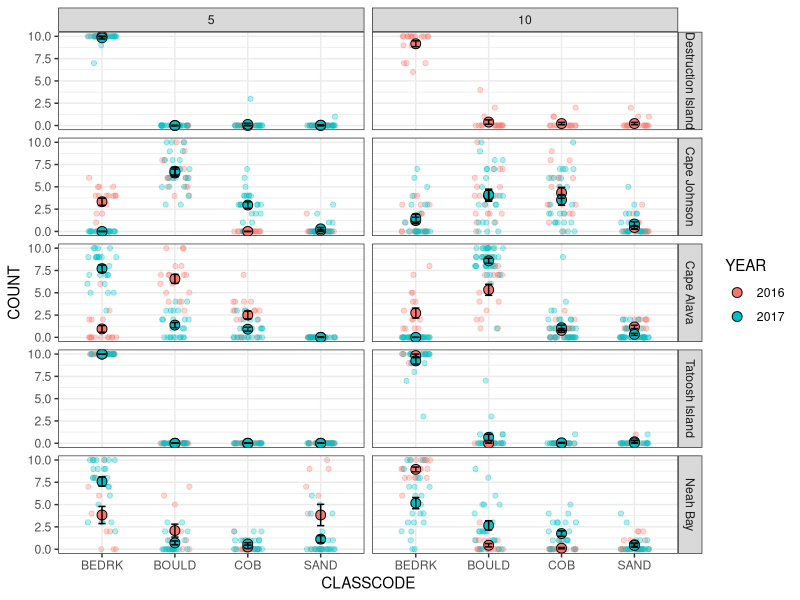
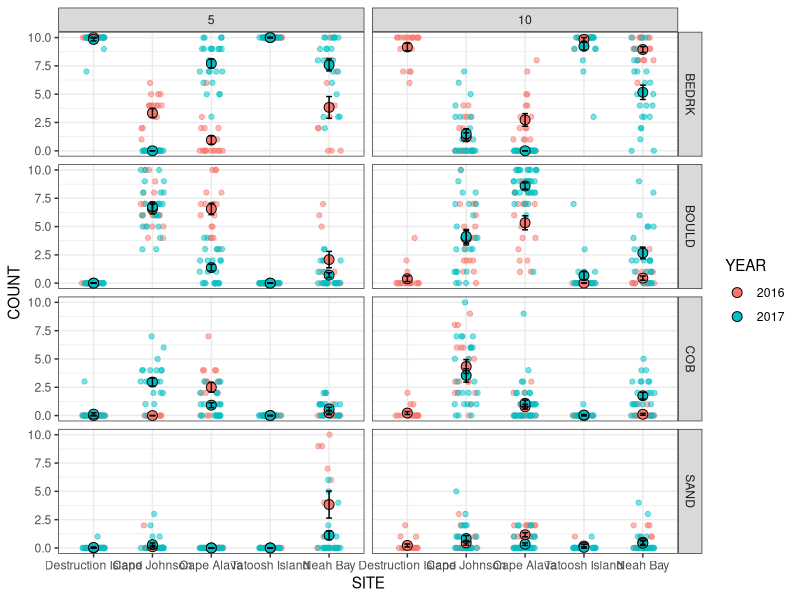
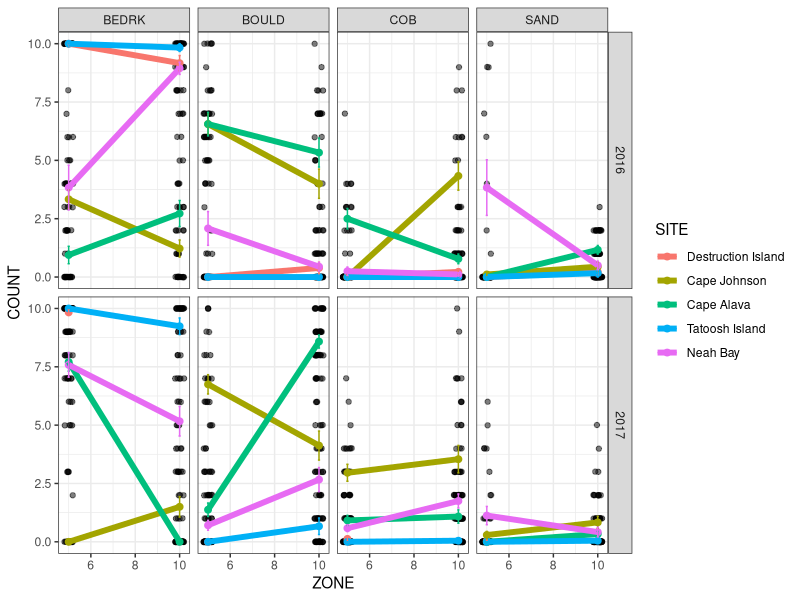
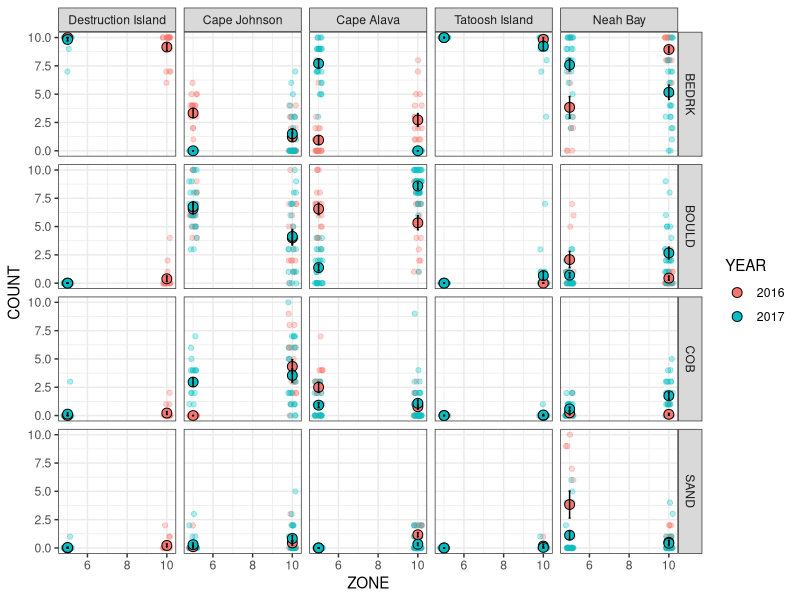

Here is the R script that generated these plots, in order:
#### Analysis of the UPC for the OCNMS survey region.

# Libraries
library(dplyr)
library(ggplot2)
library(viridis)
library(reshape2)

base.dir <- "/Users/ole.shelton/GitHub/OCNMS"
data.dir <- paste0(base.dir,"/Data/CSV_2015_on")
setwd(data.dir)

#dat.2015 <- read.csv("2015_OCNMSDataComplete_standardized_122116.csv")
dat.2016.on.upc <- read.csv("NWFSC_UPC_ALLYEARS_data_2017.csv")
substrate.codes <- read.csv("substrate_codes.csv")
  
substrate <- dat.2016.on.upc %>% filter(CATEGORY=="SUBSTRATE")
relief <- dat.2016.on.upc %>% filter(CATEGORY=="RELIEF")
cover <- dat.2016.on.upc %>% filter(CATEGORY=="COVER")

 
### Analyze Substrate
  # fix data entry issues
  substrate$CLASSCODE[substrate$CLASSCODE=="sand"] <- "SAND"

  # Pad with zero observations
  cat <- data.frame(merge(unique(substrate$SITE),unique(substrate$CLASSCODE))); colnames(cat) <- c("SITE","CLASSCODE")
  dat.sub <- substrate %>% group_by(YEAR,SITE,SEGMENT,TRANSECT,SIDE,ZONE,OBSERVER) %>% summarise(a=length(SEGMENT)) %>% 
          full_join(.,cat,by="SITE") %>% dplyr::select(-a) %>% left_join(.,substrate)
  dat.sub$COUNT[is.na(dat.sub$COUNT)==T] <- 0
  
  dat.sub$SITE <- factor(dat.sub$SITE,
               levels=c("Destruction Island","Cape Johnson","Cape Alava","Tatoosh Island","Neah Bay"))
  dat.sub$YEAR <- as.factor(dat.sub$YEAR)
  
  sub.summary <- dat.sub %>% group_by(YEAR,SITE,ZONE,CLASSCODE) %>% dplyr::summarise(Mean=mean(COUNT),SD=sd(COUNT),N=length(COUNT),SE=SD/sqrt(N))
  sub.summary$YEAR <- as.factor(sub.summary$YEAR)

  #### END BASIC SUMMARIES.
  
  sub.plot <- ggplot() +
      geom_jitter(data=dat.sub,aes(y=COUNT,x=CLASSCODE,color=YEAR),width=0.2,height=0.01,alpha=0.3 )+
      geom_point(data=sub.summary,aes(y=Mean,x=CLASSCODE,fill=YEAR),color="black",size=3,shape=21)+
      geom_errorbar(data=sub.summary,
                  aes(ymin=Mean-SE-1e-10,ymax=Mean+SE,x=CLASSCODE),width=0.1)  +
      facet_grid(SITE~ZONE) +
      theme_bw()
  sub.plot

  sub.plot.site <- ggplot() +
    geom_jitter(data=dat.sub,aes(y=COUNT,x=SITE,color=YEAR),width=0.2,height=0.01,alpha=0.5 )+
    geom_point(data=sub.summary,aes(y=Mean,x=SITE,fill=YEAR),color="black",size=3,shape=21)+
    geom_errorbar(data=sub.summary,
                  aes(ymin=Mean-SE-1e-10,ymax=Mean+SE,x=SITE),width=0.1)  +
    facet_grid(CLASSCODE~ZONE) +
    theme_bw()
  sub.plot.site
  
  sub.plot.zone1 <- ggplot() +
    geom_jitter(data=dat.sub,aes(y=COUNT,x=ZONE),width=0.2,height=0.01,alpha=0.5 )+
    geom_point(data=sub.summary,aes(y=Mean,x=ZONE,color=SITE),size=2)+
    geom_line(data=sub.summary,aes(y=Mean,x=ZONE,color=SITE),size=2)+
    geom_errorbar(data=sub.summary,
                  aes(ymin=Mean-SE-1e-10,ymax=Mean+SE,x=ZONE,color=SITE),width=0.1)  +
    facet_grid(YEAR~CLASSCODE) +
    theme_bw()
  sub.plot.zone1
  
  sub.plot.zone2 <- ggplot() +
    geom_jitter(data=dat.sub,aes(y=COUNT,x=ZONE,color=YEAR),width=0.2,height=0.01,alpha=0.3 )+
    geom_point(data=sub.summary,aes(y=Mean,x=ZONE,fill=YEAR),size=3,shape=21,color="black")+
    #geom_line(data=sub.summary,aes(y=Mean,x=ZONE),size=2)+
    geom_errorbar(data=sub.summary,
                  aes(ymin=Mean-SE-1e-10,ymax=Mean+SE,x=ZONE,fill=YEAR),color="black",width=0.1)  +
    facet_grid(CLASSCODE~SITE) +
    theme_bw()
  sub.plot.zone2
  
###
##############
### LOOK AT PERCENT COVER FRACTIONS.
##############
  # cover is the relevant data here.
  
  cat <- data.frame(merge(unique(cover$SITE),unique(cover$CLASSCODE))); colnames(cat) <- c("SITE","CLASSCODE")
  dat.cov <- cover %>% group_by(YEAR,SITE,SEGMENT,TRANSECT,SIDE,ZONE,OBSERVER) %>% summarise(a=length(SEGMENT)) %>% 
    full_join(.,cat,by="SITE") %>% dplyr::select(-a) %>% left_join(.,cover)
  dat.cov$COUNT[is.na(dat.cov$COUNT)==T] <- 0
  
  cov.summary <- dat.cov %>% group_by(YEAR,SITE,ZONE,CLASSCODE) %>% dplyr::summarise(Mean=mean(COUNT),SD=sd(COUNT),N=length(COUNT),SE=SD/sqrt(N)) %>% as.data.frame()
  cov.summary$YEAR <- as.factor(cov.summary$YEAR)
  
  cov.among.site <- cov.summary %>% group_by(YEAR,CLASSCODE,ZONE) %>% dplyr::summarise(among.mean=mean(Mean),among.sd=sd(Mean)) %>% arrange(desc(among.mean))
  cov.order <- cov.among.site %>% group_by(CLASSCODE) %>% dplyr::summarise(MEAN=mean(among.mean)) %>% arrange(desc(MEAN))
  
  cov.summary$CLASSCODE <- factor(cov.summary$CLASSCODE,levels=cov.order$CLASSCODE)
  cov.among.site$CLASSCODE <- factor(cov.among.site$CLASSCODE,levels=cov.order$CLASSCODE)
  
  cov.summary$SITE <- factor(cov.summary$SITE,
                         levels=c("Destruction Island","Cape Johnson","Cape Alava","Tatoosh Island","Neah Bay"))
  cov.summary$YEAR <- as.factor(cov.summary$YEAR)
  
  # Across site comparison
  cov.among.plot <- ggplot(cov.among.site) +
      geom_col(aes(y=among.mean,x=CLASSCODE,fill=YEAR),position="dodge") +
      facet_wrap(~ZONE)+
      theme_bw()+
      theme(axis.text.x = element_text(angle = 90, hjust = 1,vjust=0.5,size=8))
  
  cov.by.site <- ggplot(cov.summary) +
    geom_col(aes(y=Mean,x=CLASSCODE,fill=YEAR),position="dodge") +
    facet_grid(SITE~ZONE)+
    theme_bw()+
    theme(axis.text.x = element_text(angle = 90, hjust = 1,vjust=0.5,size=8))
  
    